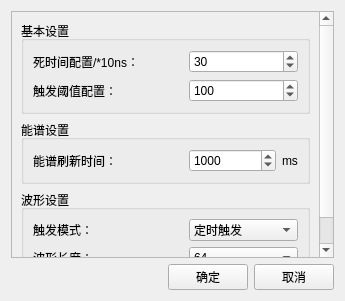
<?xml version="1.0" encoding="UTF-8"?>
<ui version="4.0">
 <class>DetSettingWindow</class>
 <widget class="QWidget" name="DetSettingWindow">
  <property name="geometry">
   <rect>
    <x>0</x>
    <y>0</y>
    <width>345</width>
    <height>301</height>
   </rect>
  </property>
  <property name="windowTitle">
   <string>探测器参数配置</string>
  </property>
  <layout class="QGridLayout" name="gridLayout_6" columnstretch="2,3">
   <item row="1" column="0" colspan="2">
    <widget class="QWidget" name="widget" native="true">
     <property name="sizePolicy">
      <sizepolicy hsizetype="Preferred" vsizetype="Fixed">
       <horstretch>0</horstretch>
       <verstretch>0</verstretch>
      </sizepolicy>
     </property>
     <layout class="QHBoxLayout" name="horizontalLayout_3">
      <property name="leftMargin">
       <number>0</number>
      </property>
      <property name="topMargin">
       <number>0</number>
      </property>
      <property name="rightMargin">
       <number>0</number>
      </property>
      <property name="bottomMargin">
       <number>0</number>
      </property>
      <item>
       <spacer name="horizontalSpacer">
        <property name="orientation">
         <enum>Qt::Horizontal</enum>
        </property>
        <property name="sizeHint" stdset="0">
         <size>
          <width>40</width>
          <height>20</height>
         </size>
        </property>
       </spacer>
      </item>
      <item>
       <widget class="QPushButton" name="pushButton_save">
        <property name="text">
         <string>确定</string>
        </property>
       </widget>
      </item>
      <item>
       <widget class="QPushButton" name="pushButton_cancel">
        <property name="text">
         <string>取消</string>
        </property>
       </widget>
      </item>
     </layout>
    </widget>
   </item>
   <item row="0" column="0" colspan="2">
    <widget class="QScrollArea" name="scrollArea">
     <property name="widgetResizable">
      <bool>true</bool>
     </property>
     <widget class="QWidget" name="scrollAreaWidgetContents">
      <property name="geometry">
       <rect>
        <x>0</x>
        <y>0</y>
        <width>325</width>
        <height>252</height>
       </rect>
      </property>
      <property name="styleSheet">
       <string notr="true"/>
      </property>
      <layout class="QVBoxLayout" name="verticalLayout">
       <item>
        <widget class="QGroupBox" name="groupBox_31">
         <property name="title">
          <string>基本设置</string>
         </property>
         <layout class="QGridLayout" name="gridLayout_2">
          <item row="2" column="1" colspan="2">
           <widget class="QSpinBox" name="spinBox_triggerThold">
            <property name="maximum">
             <number>65535</number>
            </property>
            <property name="singleStep">
             <number>1</number>
            </property>
            <property name="value">
             <number>100</number>
            </property>
           </widget>
          </item>
          <item row="1" column="0">
           <widget class="QLabel" name="label_2">
            <property name="minimumSize">
             <size>
              <width>150</width>
              <height>0</height>
             </size>
            </property>
            <property name="text">
             <string>死时间配置/*10ns：</string>
            </property>
           </widget>
          </item>
          <item row="2" column="0">
           <widget class="QLabel" name="label_3">
            <property name="text">
             <string>触发阈值配置：</string>
            </property>
           </widget>
          </item>
          <item row="1" column="1" colspan="2">
           <widget class="QSpinBox" name="spinBox_deathTime">
            <property name="minimum">
             <number>0</number>
            </property>
            <property name="maximum">
             <number>65535</number>
            </property>
            <property name="value">
             <number>30</number>
            </property>
           </widget>
          </item>
         </layout>
        </widget>
       </item>
       <item>
        <widget class="QGroupBox" name="groupBox_3">
         <property name="title">
          <string>能谱设置</string>
         </property>
         <layout class="QGridLayout" name="gridLayout_3">
          <item row="0" column="0">
           <widget class="QLabel" name="label_23">
            <property name="sizePolicy">
             <sizepolicy hsizetype="Preferred" vsizetype="Preferred">
              <horstretch>0</horstretch>
              <verstretch>0</verstretch>
             </sizepolicy>
            </property>
            <property name="minimumSize">
             <size>
              <width>150</width>
              <height>0</height>
             </size>
            </property>
            <property name="text">
             <string>能谱刷新时间：</string>
            </property>
           </widget>
          </item>
          <item row="0" column="2">
           <widget class="QLabel" name="label_26">
            <property name="sizePolicy">
             <sizepolicy hsizetype="Fixed" vsizetype="Preferred">
              <horstretch>0</horstretch>
              <verstretch>0</verstretch>
             </sizepolicy>
            </property>
            <property name="text">
             <string>ms</string>
            </property>
           </widget>
          </item>
          <item row="0" column="1">
           <widget class="QSpinBox" name="spinBox_spectrumRefreshTime">
            <property name="minimum">
             <number>1</number>
            </property>
            <property name="maximum">
             <number>65535</number>
            </property>
            <property name="value">
             <number>1000</number>
            </property>
           </widget>
          </item>
         </layout>
        </widget>
       </item>
       <item>
        <widget class="QGroupBox" name="groupBox_2">
         <property name="title">
          <string>波形设置</string>
         </property>
         <layout class="QGridLayout" name="gridLayout">
          <item row="0" column="0">
           <widget class="QLabel" name="label_14">
            <property name="minimumSize">
             <size>
              <width>150</width>
              <height>0</height>
             </size>
            </property>
            <property name="text">
             <string>触发模式：</string>
            </property>
           </widget>
          </item>
          <item row="0" column="1">
           <widget class="QComboBox" name="comboBox_waveformTriggerMode">
            <item>
             <property name="text">
              <string>定时触发</string>
             </property>
            </item>
            <item>
             <property name="text">
              <string>正常触发</string>
             </property>
            </item>
           </widget>
          </item>
          <item row="1" column="0">
           <widget class="QLabel" name="label_22">
            <property name="minimumSize">
             <size>
              <width>150</width>
              <height>0</height>
             </size>
            </property>
            <property name="text">
             <string>波形长度：</string>
            </property>
           </widget>
          </item>
          <item row="1" column="1">
           <widget class="QComboBox" name="comboBox_waveformLength">
            <item>
             <property name="text">
              <string>64</string>
             </property>
            </item>
            <item>
             <property name="text">
              <string>128</string>
             </property>
            </item>
            <item>
             <property name="text">
              <string>256</string>
             </property>
            </item>
            <item>
             <property name="text">
              <string>512</string>
             </property>
            </item>
           </widget>
          </item>
         </layout>
        </widget>
       </item>
      </layout>
     </widget>
    </widget>
   </item>
  </layout>
 </widget>
 <resources/>
 <connections/>
</ui>
